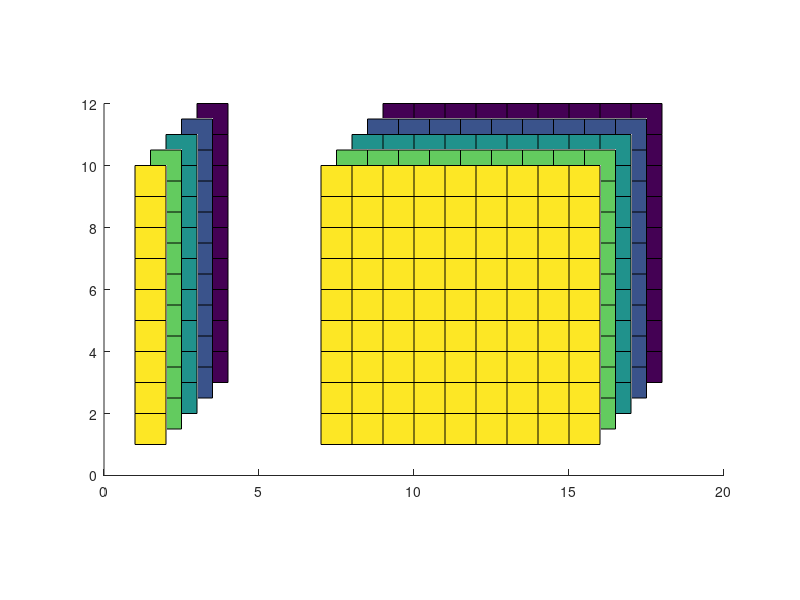

Write MATLAB code to recreate this figure. (Note: this script raises an error after producing the figure.)
clear all
close all
data_path='/Users/eghbalhosseiniasl1/MyData/ecog-sentence';

%
save_path='/Users/eghbalhosseiniasl1/MyData/ECoG-sentence/crunched/';
analysis_path='/Users/eghbalhosseiniasl1/MyData/ECoG-sentence/analysis/swjn_Aim_3_graphics';
%
if 1
    fprintf('adding basic ecog tools to path \n');
    addpath('~/MyCodes/basic-ecog-tools/');
    addpath(genpath('~/MyCodes/ecog-sentence/'));
    addpath(genpath('~/MyCodes/basic-ecog-tools/activeBrain'));
    addpath(genpath('~/MyCodes/basic-ecog-tools/ecog-filters'));
    addpath(genpath('~/MyCodes/basic-ecog-tools/mex'));
end

%% 
x = 1:2;
y = 1:10;
[X,Y] = meshgrid(x,y);
f=figure;
set(f,'position',[1042 1211 610 649])

F5 = 5+0*X;
F4 = 4+0*X;
F3 = 3+0*X;
F2 = 2+0*X;
F1 = 1+0*X;
surf(X,Y,5+0*X)
hold on 
surf(X+0.5,Y+0.5,4+0*X)
surf(X+1,Y+1,3+0*X)
surf(X+1.5,Y+1.5,2+0*X)
surf(X+2,Y+2,1+0*X)
% 
set(gca,'view',[0,90])
set(gca,'xlim',[0,20])

daspect([1,1,1])
grid off

x = 7:16;
y = 1:10;
[X,Y] = meshgrid(x,y);
B1 = 5+0*X;
surf(X,Y,5+0*X)
surf(X+0.5,Y+0.5,4+0*X)
surf(X+1,Y+1,3+0*X)
surf(X+1.5,Y+1.5,2+0*X)
surf(X+2,Y+2,1+0*X)


%% 
emb = fastTextWordEmbedding;
%%
random_set=randperm(10000);
all_vectors_w2v=cell2mat(arrayfun(@(x) word2vec(emb,emb.Vocabulary(x)),...
    random_set,'UniformOutput',false)');

%% 
vectors_1=all_vectors_w2v(randperm(10000,1000),:);
vectors_2=all_vectors_w2v(randperm(10000,1000),:);

%% 
corr_result={};
k = 100;
ColorTag = cbrewer('qual', 'Paired', k);
f=figure;
set(f,'position',[405 1252 900 900]);
    
vectors=vectors_1;
[idx_clust_1,~,~] = spectralcluster(vectors,k);

vectors=vectors_2;
[idx_clust_2,~,~] = spectralcluster(vectors,k);
    

for p=1:100
    p
    idx_clust=idx_clust_1;
    half_clust=(unique(idx_clust));
    half_clust=half_clust(randperm(k,floor(k/2)));
    b=arrayfun(@(x) find(idx_clust==x), half_clust, 'UniformOutput', false);
    idx_sel=cell2mat(cellfun(@(x) x(randi(length(x))),b,'UniformOutput',false));
    similarity=squareform(pdist(vectors(idx_sel,:),'correlation'));
    idx_sel_1=idx_sel;
    Y_1=flatten_RDM(similarity,1);
    % 
    idx_clust=idx_clust_2;
    half_clust=(unique(idx_clust));
    half_clust=half_clust(randperm(k,floor(k/2)));
    b=arrayfun(@(x) find(idx_clust==x), half_clust, 'UniformOutput', false);
    idx_sel=cell2mat(cellfun(@(x) x(randi(length(x))),b,'UniformOutput',false));
    similarity=squareform(pdist(vectors(idx_sel,:),'correlation'));
    idx_sel_2=idx_sel;
    Y_2=flatten_RDM(similarity,1);
    % 
    A=corrcoef(Y_1,Y_2);
    corr_result=[corr_result;{vectors_1(idx_sel_1,:)},{vectors_2(idx_sel_2,:)},{A(1,2)}];

    
    if p==1
        ax=axes('position',[0.05,0.15,.15,.35]);
        x = 1:2;
        y = 1:50;
        [X,Y] = meshgrid(x,y);
        C=ones([size(X,1),size(X,2),3]);
        a=surf(X,Y,5+0*X,C);
        a.FaceAlpha=1;
        hold on 
        a=surf(X+.75,Y+2.5,4+0*X,C)
        a.FaceAlpha=1;
        
        set(ax,'view',[0,90])
        set(ax,'ylim',[0,55])
        daspect([1,1.5,1]);
        grid off
        ax.YAxis.Visible='off';
        ax.XAxis.Visible='off';
        text(ax.XLim(1),ax.YLim(2)+.15,'A','HorizontalAlignment','right','FontSize',12,'FontWeight','bold')
        ar = annotation('arrow');
        ar.Position=[.13,.16,.15,0.045];
        ar = annotation('arrow');
        ar.Position=[.14,.48,.15,-0.024];
        
        % 
        ax=axes('position',[0.15,0.2,.3,.3]);
        similarity_1=squareform(pdist(vectors_1,'correlation'));
        similarity_2=squareform(pdist(vectors_2,'correlation'));
        x = 1:length(vectors_1);
        [X,Y] = meshgrid(x,x);
        plot3([0,1000,1000,0,0],[0,0,1000,1000,0],[2,2,2,2,2],'Color','k');
        hold on ;
        plot3([0,1000,1000,0,0]+50,[0,0,1000,1000,0]-50,-1+[0,0,0,0,0],'Color','k');
        hold on ;
        a=surf(X,Y,similarity_1);
        colors = cbrewer('div', 'RdBu', 128);
        colors = flipud(colors); % puts red on top, blue at the bottom
        colormap(colors);
        
        a.EdgeColor='none';
        set(gca, 'ydir', 'reverse','box','off');
        set(ax,'view',[0,90]);
        hold on ;
        a=surf(X+50,Y-50,similarity_1);
        a.EdgeColor='none';
        daspect([1,1,1]);
        ax.YAxis.Visible='off';
        ax.XAxis.Visible='off';
        text(ax.XLim(1),ax.YLim(1)+.15,'B','HorizontalAlignment','right','FontSize',12,'FontWeight','bold')
        ar = annotation('arrow');
        ar.Position=[.40,.26,.046,-0.030];
        ar = annotation('arrow');
        ar.Position=[.413,.4,.033,+0.024];
        
        % 
        vectors=vectors_1;
        [idx_clust,~,~] = spectralcluster(vectors,k);
        [~, SCORE] = pca(vectors);
        half_clust=(unique(idx_clust));
        half_clust=half_clust(randperm(k,floor(k/2)));
        b=arrayfun(@(x) find(idx_clust==x), half_clust, 'UniformOutput', false);
        idx_sel=cell2mat(cellfun(@(x) x(randi(length(x))),b,'UniformOutput',false));
        similarity=squareform(pdist(vectors(idx_sel,:),'correlation'));
        % 
        ax=axes('position',[0.45,0.15,.15,.15]);
        h1=gscatterEH([SCORE(:,1),SCORE(:,2)],idx_clust,ColorTag);
        arrayfun(@(x) set(x,'MarkerFaceAlpha',.3), h1.Children)
        arrayfun(@(x) set(x,'MarkerEdgeColor','none'), h1.Children)
        hold on 
        h2=gscatterEH([SCORE(idx_sel,1),SCORE(idx_sel,2)],idx_clust(idx_sel),ColorTag);
        arrayfun(@(x) set(x,'linewidth',1), h2.Children);
        ax.XTick=[];
        ax.YTick=[];
        text(ax.XLim(1),ax.YLim(2)+.15,'D','HorizontalAlignment','right','FontSize',12,'FontWeight','bold')
        ar = annotation('arrow');
        ar.Position=[.61,.225,.03,0];
        

        
        % 
        ax=axes('position',[0.65,0.15,.15,.15]);
        x = 1:length(similarity);
        [X,Y] = meshgrid(x,x);
        plot3([1,max(x),max(x),1,1],[1,1,max(x),max(x),1],[2,2,2,2,2],'Color','k');
        hold on 
        a=surf(X,Y,similarity);
        colors = cbrewer('div', 'RdBu', 128);
        colors = flipud(colors); % puts red on top, blue at the bottom
        colormap(colors);
        a.EdgeColor='none';
        set(gca, 'ydir', 'reverse','box','off');
        set(ax,'view',[0,90]);
        axis tight
        ax.YAxis.Visible='off';
        ax.XAxis.Visible='off';
        text(ax.XLim(1)-2,ax.YLim(1)-2,'F','HorizontalAlignment','right','FontSize',12,'FontWeight','bold')
        %%%%%%%%%%%%%%%%%%%%%%%%%%%
        vectors=vectors_2;
        [idx_clust,~,~] = spectralcluster(vectors,k);
        [~, SCORE] = pca(vectors);
        half_clust=(unique(idx_clust));
        half_clust=half_clust(randperm(k,floor(k/2)));
        b=arrayfun(@(x) find(idx_clust==x), half_clust, 'UniformOutput', false);
        idx_sel=cell2mat(cellfun(@(x) x(randi(length(x))),b,'UniformOutput',false));
        similarity=squareform(pdist(vectors(idx_sel,:),'correlation'));
        % 
        ax=axes('position',[0.45,0.35,.15,.15]);
        h1=gscatterEH([SCORE(:,1),SCORE(:,2)],idx_clust,ColorTag);
        arrayfun(@(x) set(x,'MarkerFaceAlpha',.3), h1.Children)
        arrayfun(@(x) set(x,'MarkerEdgeColor','none'), h1.Children)
        hold on 
        h2=gscatterEH([SCORE(idx_sel,1),SCORE(idx_sel,2)],idx_clust(idx_sel),ColorTag);
        arrayfun(@(x) set(x,'linewidth',1), h2.Children);
        ax.XTick=[];
        ax.YTick=[];
        text(ax.XLim(1),ax.YLim(2)+.15,'C','HorizontalAlignment','right','FontSize',12,'FontWeight','bold')
        ar = annotation('arrow');
        ar.Position=[.61,.425,.03,0];
        
        % 
        ax=axes('position',[0.65,0.35,.15,.15]);
        x = 1:length(similarity);
        [X,Y] = meshgrid(x,x);
        plot3([1,max(x),max(x),1,1],[1,1,max(x),max(x),1],[2,2,2,2,2],'Color','k');
        hold on 
        a=surf(X,Y,similarity);
        colors = cbrewer('div', 'RdBu', 128);
        colors = flipud(colors); % puts red on top, blue at the bottom
        colormap(colors);
        a.EdgeColor='none';
        set(gca, 'ydir', 'reverse','box','off');
        set(ax,'view',[0,90]);
        axis tight
        ax.YAxis.Visible='off';
        ax.XAxis.Visible='off';
        text(ax.XLim(1)-2,ax.YLim(1)-2,'E','HorizontalAlignment','right','FontSize',12,'FontWeight','bold')
        
    end 
    
end 

corr_=sort([corr_result{:,3}]);
ax=axes('position',[0.85,0.15,.1,.35]);


a=scatter(corr_,1:length(corr_));
xLims=ax.XLim;
ax.XLim=[-1,1]*1.05*max(xLims);
ax.YLim=[-5,105];
a.SizeData=15;
a.MarkerEdgeColor=[.3,.3,.3];
set(gca, 'ydir', 'reverse','box','off');

hold on 
a=plot(ax.XLim*0+0.02,ax.YLim,'LineStyle','--','color','k');
a=plot(ax.XLim*0-0.02,ax.YLim,'LineStyle','--','color','k');
passed=(corr_<0.01 & corr_>-0.01);
a=scatter(corr_(passed),find(passed),'filled');
a.SizeData=25;
a.MarkerEdgeColor=[0,0,0];
a.MarkerFaceColor=[1,0,0];

ax.YAxis.Visible='off';
ax.XTick=0;
ax.XTickLabel='Correlation';
text(ax.XLim(1),ax.YLim(1)-2,'G','HorizontalAlignment','right','FontSize',12,'FontWeight','bold')

        if ~exist(strcat(analysis_path))
            mkdir(strcat(analysis_path))
        end 

print(f, '-djpeg', strcat(analysis_path,'/sentence_selection.jpeg'));
%% 
ar = annotation('arrow');
ar.Position=[.61,.225,.03,0];
c = ar.Color;


%% 
figure;
k = 100;
[idx1_clust2,V,D] = spectralcluster(vectors_2,k);
[COEFF, SCORE] = pca(vectors_2);

half_clust_2=(unique(idx1_clust2));
half_clust_2=half_clust_2(randperm(k,floor(k/2)));
b=arrayfun(@(x) find(idx1_clust2==x), half_clust_2, 'UniformOutput', false);
idx_sel_2=cell2mat(cellfun(@(x) x(randi(length(x))),b,'UniformOutput',false));
ColorTag = cbrewer('qual', 'Paired', k);

h1=gscatterEH([SCORE(:,1),SCORE(:,2)],idx1_clust2,ColorTag);
arrayfun(@(x) set(x,'MarkerFaceAlpha',.3), h1.Children)
arrayfun(@(x) set(x,'MarkerEdgeColor','none'), h1.Children)
hold on 

h2=gscatterEH([SCORE(idx_sel_2,1),SCORE(idx_sel_2,2)],idx1_clust1(idx_sel_2),ColorTag);
arrayfun(@(x) set(x,'linewidth',2), h2.Children)

%% 

figure
colors = cbrewer('div', 'RdBu', 128);
colors = flipud(colors); % puts red on top, blue at the bottom
colormap(colors);
imagesc(similarity_1,[0,2]);
daspect([1,1,1])
set(gca, 'ydir', 'reverse','box','off');



